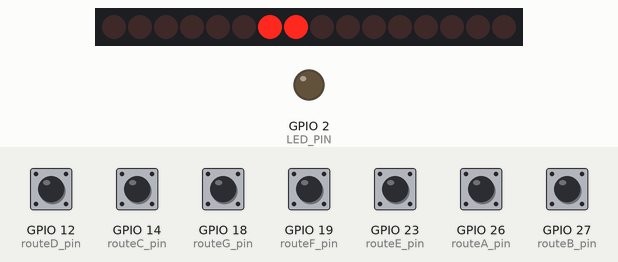
A program run on a simulated ESP32. On the bench: 16 shift-register outputs drawn as a row of LEDs (first output left, lit = HIGH), output pins drawn as LEDs (lit = HIGH). Wiring (inferred from the names in the program): 2 × shift register (74HC595): data GPIO 25; shift clock GPIO 32; latch GPIO 33. Wiring (inferred from the signals the program sends): row of LEDs: on Q0, Q1, Q2, Q3, Q4, Q5, Q6, Q7, Q8, Q9, Q10, Q11, Q12, Q13, Q14, Q15. The test bench sets the inputs (shaded band); at power-on: GPIO 12 (routeD_pin), GPIO 14 (routeC_pin), GPIO 18 (routeG_pin), GPIO 19 (routeF_pin), GPIO 23 (routeE_pin), GPIO 26 (routeA_pin), GPIO 27 (routeB_pin) HIGH. Pins used as bus, display or sensor lines are not drawn.

Above: at 7.1 s.
7.2 s: GPIO 12 (routeD_pin) pulled LOW for 0.15 s
At 8.3 s:
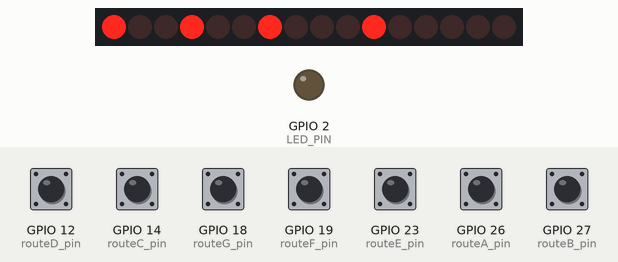
8.8 s: GPIO 14 (routeC_pin) pulled LOW for 0.15 s
At 9.5 s:
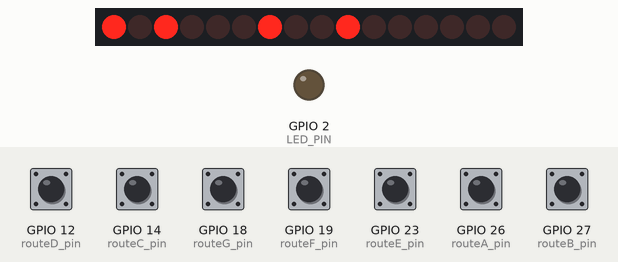
10.4 s: GPIO 18 (routeG_pin) pulled LOW for 0.15 s
At 10.7 s:
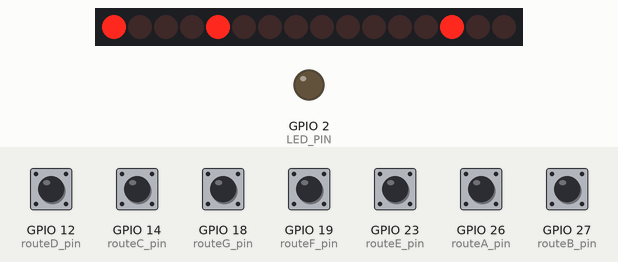
12.0 s: GPIO 19 (routeF_pin) pulled LOW for 0.15 s
At 13.1 s:
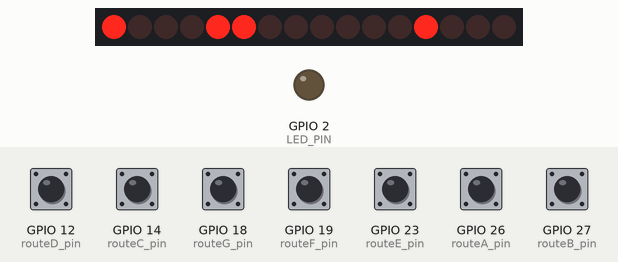
13.6 s: GPIO 23 (routeE_pin) pulled LOW for 0.15 s
At 14.4 s:
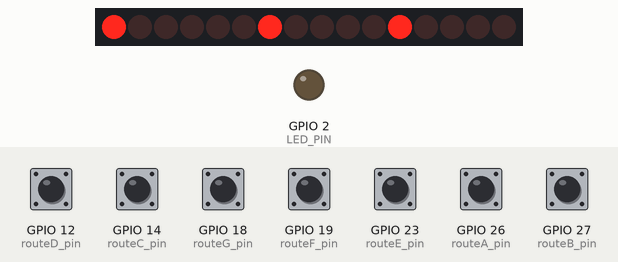
15.2 s: GPIO 27 (routeB_pin) pulled LOW for 0.15 s
At 15.6 s:
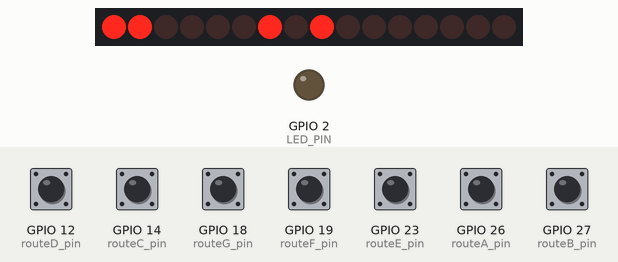
Timing chart, 0 to 17.8 s (numbered marks = the images above; inputs shaded):
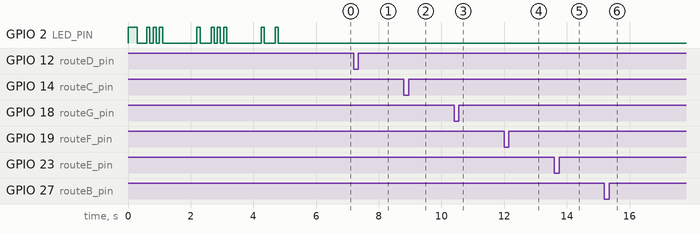

The program:

main.cpp
```cpp
/**********************************************************************
*    Jeroen Gerritsen's B&O McKenzie Division -
*    by: Mark Kellogg
***********************************************************************

***********************************************************************
*                   VERSION 1.0  6/24/2021                            *
***********************************************************************

-----------------------------Github Repository-------------------------
*
* The repository has all code etc. along with flow control overview and
* module graphics.
* Repository:  https://github.com/Medkellogg/mckenzie_Riverside_RV.git
*
-----------------------------------------------------------------------
*
*                    RIVERSIDE RV CONTROL SOFTWARE
* This code is for use on the Main Driver Control Board and its purpose
* is to control the 5 turnouts and associated LEDs on the Riverside RV
* Control Panel.  S1 through S6 drivers control the Tortoises
* associated with the interchange.  S7 through S14 control the LEDs.
* LED current limit resistor values should be computed for 12 volts supplied by
* the driver circuit.
*
* Line 137 sets to current map: 0 for Riverside RV map, 1 for Test map
*
* The code is a subset of the main code used for the staging yards and is
* used for simplicity of code maintenance.
***********************************************************************/

#include <Arduino.h>
#include <Bounce2.h>
//#include "bcsjTimer.h"

const byte MAX_LADDER_TRACKS {17};
const byte MAX_TURNOUTS      {17};

//---Turnout bit masks are encoded for shift register input. T0 is
//   always lsb for shift register
const uint16_t	THROWN_S1	  {0x0001};	//0000000000000001	1
const uint16_t	THROWN_S2	  {0x0002};	//0000000000000010	2
const uint16_t	THROWN_S3	  {0x0004};	//0000000000000100	4
const uint16_t	THROWN_S4	  {0x0008};	//0000000000001000	8
const uint16_t	THROWN_S5	  {0x0010};	//0000000000010000	16
const uint16_t	THROWN_S6	  {0x0020};	//0000000000100000	32
const uint16_t	THROWN_S7	  {0x0040};	//0000000001000000	64
const uint16_t	THROWN_S8   {0x0080};	//0000000010000000	128
const uint16_t	THROWN_S9	  {0x0100};	//0000000100000000	256
const uint16_t	THROWN_S10  {0x0200};	//0000001000000000	512
const uint16_t	THROWN_S11	{0x0400};	//0000010000000000	1024
const uint16_t	THROWN_S12	{0x0800};	//0000100000000000	2048
const uint16_t	THROWN_S13	{0x1000};	//0001000000000000	4096
const uint16_t	THROWN_S14	{0x2000};	//0010000000000000	8192
const uint16_t	THROWN_S15	{0x4000};	//0100000000000000	16384
const uint16_t	THROWN_S16	{0x8000};	//1000000000000000	32768

struct turnoutMap {
  uint8_t       numTracks;
  uint8_t       startTrack;
  uint8_t       defaultTrack;
  bool          revL;
  char          mapName[16];
  uint16_t      routes[MAX_LADDER_TRACKS];
};

/**********************************************************************
*    Test Yard IS USED TO TEST SINGLE TORTOISES.
*    A SINGLE TORTOISE IS SELECTED FOR EACH ROUTE.
**********************************************************************/
turnoutMap RiversideRV = {     // Map #0
             16,               // numTracks
             0,                // startTrack
             1,                // default track
             false,            // have reverse track?
             "Riverside-RV",   // map name
/* trk W0          */  0,
/* ROUTE A         */  THROWN_S7+THROWN_S8,
/* ROUTE B         */  THROWN_S1+THROWN_S2+THROWN_S7+THROWN_S9,
/* ROUTE C         */  THROWN_S1+THROWN_S3+THROWN_S7+THROWN_S10,
/* ROUTE D         */  THROWN_S1+THROWN_S4+THROWN_S7+THROWN_S11,
/* ROUTE E         */  THROWN_S1+THROWN_S7+THROWN_S12,
/* ROUTE F         */  THROWN_S1+THROWN_S5+THROWN_S6+THROWN_S13,
/* ROUTE G         */  THROWN_S1+THROWN_S5+THROWN_S14

};


turnoutMap test = {         // Map #1
             16,               // numTracks
             1,                // startTrack
             0,                // default track
             false,            // have reverse track?
             "Test",           // map name
/* trk W0          */  0,
/* SWITCH A        */  THROWN_S1,
/* SWITCH B        */  THROWN_S2,
/* SWITCH C        */  THROWN_S3,
/* SWITCH D        */  THROWN_S4,
/* SWITCH E        */  THROWN_S5,
/* LED_6           */  THROWN_S6,
/* LED_7           */  THROWN_S7,
/* LED_8           */  THROWN_S8,
/* LED_9           */  THROWN_S9,
/* LED_10          */  THROWN_S10,
/* LED_11          */  THROWN_S11,
/* LED_12          */  THROWN_S12,
/* LED_13          */  THROWN_S13,
/* LED_14          */  THROWN_S14,
/* LED_15          */  THROWN_S15,
/* NOT USED        */  THROWN_S16,
};

//--------------Map yard memory addresses with pointer for crntMap----
const turnoutMap *mapData[2] = {
  &RiversideRV,      // #0
  &test              // #1
};

//-----Setup pins for 74HC595 shift register
const int latchPin = 33;
const int clockPin = 32;
const int dataPin  = 25;

//-----declare latch function----
void writeTrackBits( uint16_t track);

// Instantiate a Bounce object
Bounce debouncer1 = Bounce(); Bounce debouncer2 = Bounce();
Bounce debouncer3 = Bounce(); Bounce debouncer4 = Bounce();
Bounce debouncer5 = Bounce(); Bounce debouncer6 = Bounce();
Bounce debouncer7 = Bounce();

int     routeActive  = 0;
uint8_t currentRoute = 0;
int     panelSelect  = 0;
uint8_t crntMap      = 0;  // 0 equals Riverside RV map, set to 1 for test map
uint8_t lastRoute    = 0;
bool newChoice = false;

//---------------Declare Functions-------------------
void runHOUSEKEEP();
void runSTAND_BY();
void runTRACK_SETUP();
void readPanel();
void blinkLEDdot(int x);
void blinkLEDdash(int x);

//------------Setup turnout selection pins-----
const byte routeA_pin {26},
           routeB_pin {27},
           routeC_pin {14},
           routeD_pin {12},
           routeE_pin {23},
           routeF_pin {19},
           routeG_pin {18};
const uint8_t LED_PIN {2};


/*------------------------------------------------*
*               SET UP                            *
*-------------------------------------------------*/

void setup()
{
  //Serial.begin(115200);
  //delay(1000);  //time to bring up serial monitor

  pinMode(LED_PIN, OUTPUT);

  //---Setup the switch input pins
  pinMode(routeA_pin, INPUT_PULLUP); pinMode(routeB_pin, INPUT_PULLUP);
  pinMode(routeC_pin, INPUT_PULLUP); pinMode(routeD_pin, INPUT_PULLUP);
  pinMode(routeE_pin, INPUT_PULLUP); pinMode(routeF_pin, INPUT_PULLUP);
  pinMode(routeG_pin, INPUT_PULLUP);

  //---Shift register pins
  pinMode(latchPin, OUTPUT);
  pinMode(dataPin,  OUTPUT);
  pinMode(clockPin, OUTPUT);

  //---setup the Bounce pins and intervals :
  debouncer1.attach(routeA_pin);  debouncer2.attach(routeB_pin);
  debouncer3.attach(routeC_pin);  debouncer4.attach(routeD_pin);
  debouncer5.attach(routeE_pin);  debouncer6.attach(routeF_pin);
  debouncer7.attach(routeG_pin);

  debouncer1.interval(5);           debouncer2.interval(5); // interval in ms
  debouncer3.interval(5);           debouncer4.interval(5);
  debouncer5.interval(5);           debouncer6.interval(5);
  debouncer7.interval(5);

  writeTrackBits(mapData[crntMap]->routes[mapData[crntMap]->defaultTrack]);

//-----tap out B&O in American Morse on relay/LED at end of boot sequence
  blinkLEDdash(1);
   blinkLEDdot(3);
      delay(1000);
   blinkLEDdot(1);
       delay(250);
   blinkLEDdot(3);
      delay(1000);
   blinkLEDdot(1);
       delay(250);
   blinkLEDdot(1);
      delay(1000);
}

/*------------------------------------------------*
*               MAIN LOOP                         *
*-------------------------------------------------*/

void loop() {
  runHOUSEKEEP();
}

/*------------------------------------------------*
*               Functions                         *
*-------------------------------------------------*/

void runHOUSEKEEP() {  //---Function for checking other conditions if necessary
     runSTAND_BY();
  }

void runSTAND_BY() {  //---Main function to sample fascia switches
     readPanel();
  }

/*----------------------------------------------------------*
*   TRACK_SETUP Function                                    *
*   Recieves routeActive choice from STAND_BY amd writes    *
*   bits to shift register which drive H-bridges.           *
*-----------------------------------------------------------*/

void runTRACK_SETUP() {
    writeTrackBits(mapData[crntMap]->routes[routeActive]);
    newChoice = false;    //reset for do/while loop until another new choice
    runHOUSEKEEP();
  }

/*----------------------------------------------------------*
*   readPanel Function                                      *
*   Samples control panel switches, if a change, converts   *
*   panelSwitch bits to route number and gives control      *
*   to runTRACK function.                                   *
*-----------------------------------------------------------*/
void readPanel() {;
    do {
    //---check panel switches---
    debouncer1.update();
    debouncer2.update();
    debouncer3.update();
    debouncer4.update();
    debouncer5.update();
    debouncer6.update();
    debouncer7.update();

    //---update panelSwitch variable---
    uint8_t panelSwitch  = 0;
    if (debouncer1.read() == LOW) bitSet(panelSwitch, 0);
    if (debouncer2.read() == LOW) bitSet(panelSwitch, 1);
    if (debouncer3.read() == LOW) bitSet(panelSwitch, 2);
    if (debouncer4.read() == LOW) bitSet(panelSwitch, 3);
    if (debouncer5.read() == LOW) bitSet(panelSwitch, 4);
    if (debouncer6.read() == LOW) bitSet(panelSwitch, 5);
    if (debouncer7.read() == LOW) bitSet(panelSwitch, 6);

    //---evaluate panelSwitch bits to 1 through 5 to write route info---
    switch (panelSwitch) {
      case 1:  currentRoute = 1;   //---route A
               break;
      case 2:  currentRoute = 2;   //---route B
               break;
      case 4:  currentRoute = 3;   //---route C
               break;
      case 8:  currentRoute = 4;   //---route D
               break;
      case 16: currentRoute = 5;   //---route E
               break;
      case 32: currentRoute = 6;   //---route E
               break;
      case 64: currentRoute = 7;   //---route E
               break;
      default:
             break;
    }

    if (lastRoute != currentRoute) {
        lastRoute = currentRoute;
        routeActive = currentRoute;
        newChoice = true;
        runTRACK_SETUP();
      }
    }
    while (newChoice == false);
}

void writeTrackBits(uint16_t track) {
  digitalWrite(latchPin, LOW);
  shiftOut(dataPin, clockPin, MSBFIRST, (track >> 8));
  shiftOut(dataPin, clockPin, MSBFIRST, track);
  digitalWrite(latchPin, HIGH);
}

//---blink routines for spelling out B&O in American Morse
void blinkLEDdot(int x) {
    for (int count {0}; count < x; ++count)
    {digitalWrite(LED_PIN, HIGH);
    delay(100);
    digitalWrite(LED_PIN, LOW);
    delay (100);
    };
 }

void blinkLEDdash(int x) {
    for (int count {0}; count < x; ++count)
    {digitalWrite(LED_PIN, HIGH);
    delay(300);
    digitalWrite(LED_PIN, LOW);
    delay (300);
    };
 }
```
